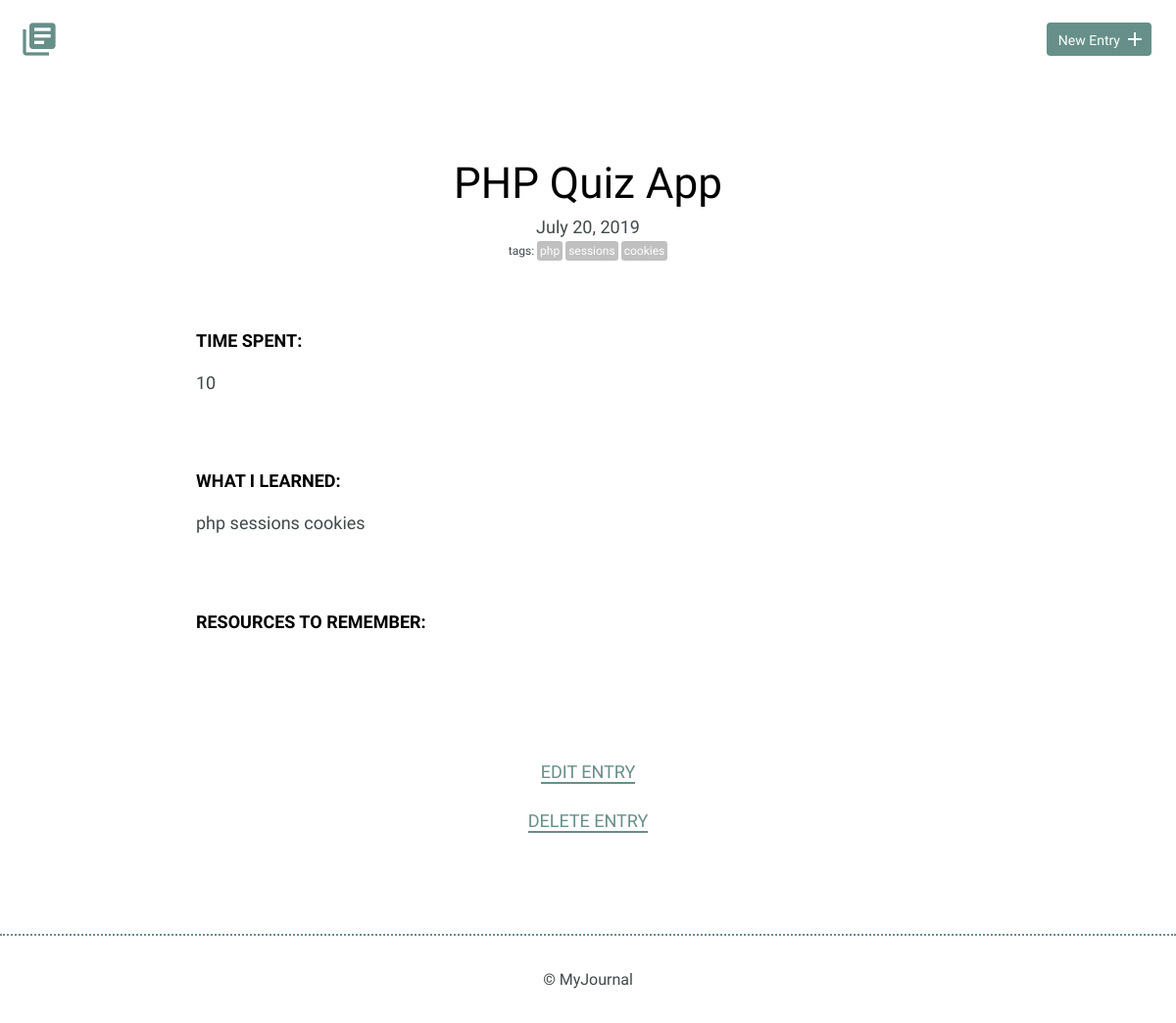
/detail.php?id=8, run on the app's committed database.
### tables this page shows
CREATE TABLE "entries" (
	"id"	INTEGER NOT NULL PRIMARY KEY AUTOINCREMENT UNIQUE,
	"title"	TEXT,
	"date"	TEXT,
	"time_spent"	INTEGER,
	"learned"	BLOB,
	"resources"	BLOB
);

CREATE TABLE "tags" (
	"id"	INTEGER NOT NULL PRIMARY KEY AUTOINCREMENT UNIQUE,
	"tag"	TEXT UNIQUE
);

### detail.php (the view, shortened to what this page needs)
<?php
require_once("inc/database.php");
if(!empty($_GET['id'])) {
	$entry_id = intval($_GET['id']);
}
try {
	$results = $db->prepare('select * from entries where id = ?');
	$results->bindParam(1, $entry_id);
	$results->execute();
} catch(Exception $e) {
	echo $e->getMessage();
	die();
}
$entry = $results->fetch(PDO::FETCH_ASSOC);
?>
<!DOCTYPE html>
<html>
    <head>
        <link rel="stylesheet" href="css/normalize.css">
        <link rel="stylesheet" href="css/site.css">
    </head>
    <body>
		<?php include "inc/header.php"; ?>
        <section>
            <div class="container">
			<?php
			if ($entry) {
				$date = date('F j, Y', strtotime($entry["date"]));
				try {
					$tag_search = $db->query('SELECT tag FROM tags JOIN entries_tags ON tags.id = entries_tags.tag_id
																   JOIN entries ON entries_tags.entry_id = entries.id
																   WHERE entries.id = ' . $entry["id"]);
					$tag_search->execute();
					$tags = $tag_search->fetchAll(PDO::FETCH_ASSOC);
				} catch (Exception $e) {
					echo $e->getMessage();
					die();
				}
				echo <<<EOT
                <div class="entry-list single">
                    <article>
                        <h1>$entry[title]</h1>
                        <time datetime="2016-01-31">{$date}</time>
EOT;
						if (!empty($tags)) {
							echo '<div class="tag-container"><span class="tag-label">tags:</span>';
							foreach($tags as $tag) {
								echo '<span class="tag"><a href="index.php?tag=' . $tag["tag"] .
								'">' . $tag["tag"] . '</a></span>';
							}
							echo('</div>');
						}
				echo <<<EOT
                        <div class="entry">
                            <h3>Time Spent: </h3>
                            <p>$entry[time_spent]</p>
                        </div>
                        <div class="entry">
                            <h3>What I Learned:</h3>
                            <p>$entry[learned]</p>
                        </div>
                        <div class="entry">
                            <h3>Resources to Remember:</h3>
							<p>$entry[resources]</p>
                        </div>
                    </article>
                </div>
			</div>
			<div class="edit">
				<p><a href="edit.php?id=$entry[id]">Edit Entry</a></p>
				<p><a href="delete.php?id=$entry[id]" onclick="return confirm('Are you sure?')">Delete Entry</a></p>
			</div>
EOT;
			} else {
				echo('<h2 style="text-align: center">Could not find that entry</h1><br>');
			}
				?>
        </section>
        <?php include "inc/footer.php"; ?>
    </body>
</html>

### css/site.css (style rules this page uses)
body { font-size: 16px; color: #404a49; font-family: 'Cousine', serif; font-weight: 400; }
.container { margin: 0 auto; padding: 0 25px; }
h1, h2, h3 { margin: 0; font-weight: 400; line-height: 1em; color: #000; }
h1 { font-size: 44px; margin-bottom: 12px; }
h3 { font-size: 18px; font-family: 'Work Sans', serif; font-weight: 600; text-transform: uppercase; }
p { line-height: 1.8em; font-size: 18px; }
p a { border-bottom: 2px solid #678f89; padding: 0; color: #678f89; text-decoration: none; }
.entry-list, .edit-entry, .new-entry { max-width: 800px; margin: 0 auto; padding: 70px 0 150px 0; }
.entry-list article { margin-bottom: 70px; text-align: center; }
.entry-list article:last-child { margin-bottom: 0; }
.entry-list.single { padding-bottom: 70px; }
.entry-list.single time { font-size: 18px; }
.entry { max-width: 800px; margin: 75px auto 0 auto; text-align: left; }
.entry p { margin-bottom: 40px; }
.edit { padding-bottom: 80px; text-align: center; margin: 0 auto; }
.edit a { font-weight: 400; text-transform: uppercase; font-size: 18px; }
.tag-container { margin-top: 3px; }
.tag { color: white; font-size: 12px; padding: 3px; background-color: Silver; border-radius: 3px; margin-right: 3px; }
.tag-label { font-size: 12px; padding: 3px; }
span > a, span > a:link, span > a:hover, span > a:visited, span > a:active { text-decoration: none; color: white; }

### data on the page
entries: title "PHP Quiz App", date "July 20, 2019", time_spent "10", learned "php sessions cookies"
tags: tag "php"
tags: tag "sessions"
tags: tag "cookies"
